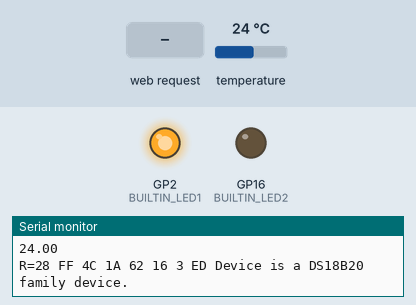
Simulated run of this sketch. Board: Raspberry Pi Pico W. Parts: output pins drawn as LEDs (lit = HIGH), the last lines printed to the serial monitor. The inputs (shaded band) are chosen by the test bench; at power-on: temperature 24 °C.

Above: at 1.7 s.
1.8 s: HTTP request GET /ON received
At 2.5 s:
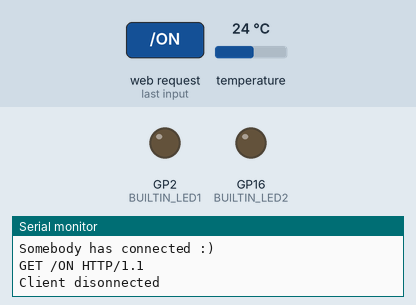
6.1 s: HTTP request GET /OFF received
At 6.9 s:
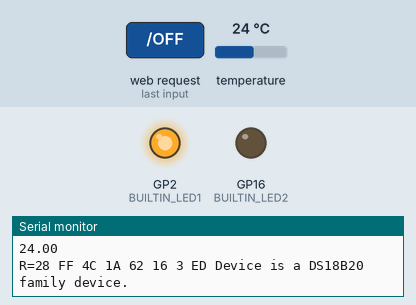
Timing chart, 0 to 9.1 s (numbered marks = the images above; inputs shaded):
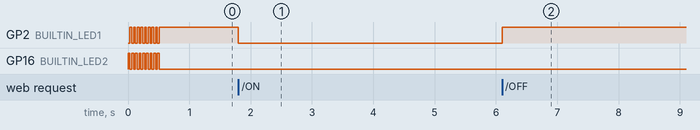

The sketch:

temp2.ino
```cpp
#include <ESP8266WiFi.h>
#include <OneWire.h>

const short int BUILTIN_LED1 = 2; //GPIO2
const short int BUILTIN_LED2 = 16;//GPIO16

WiFiServer server(80); //Initialize the server on Port 80

int cnt = 0;

void blink() {
pinMode(BUILTIN_LED1, OUTPUT); // Initialize the BUILTIN_LED1 pin as an output
pinMode(BUILTIN_LED2, OUTPUT); // Initialize the BUILTIN_LED2 pin as an output

for(int i=1; i<10; i++) {
  digitalWrite(BUILTIN_LED1, LOW); // Turn the LED ON by making the voltage LOW digitalWrite(BUILTIN_LED2, HIGH); // Turn the LED off by making the voltage HIGH
  digitalWrite(BUILTIN_LED2, HIGH); // Turn the LED ON by making the voltage LOW
  delay(30); // Wait for a second
  digitalWrite(BUILTIN_LED1, HIGH); // Turn the LED off by making the voltage HIGH
  digitalWrite(BUILTIN_LED2, LOW); // Turn the LED ON by making the voltage LOW
  delay(30); // Wait for two seconds
}
}

void setup1() {
blink();

WiFi.mode(WIFI_AP); //Our ESP8266-12E is an AccessPoint
WiFi.softAP("Hello_IoT", "12345678"); // Provide the (SSID, password); .
server.begin(); // Start the HTTP Server

Serial.begin(115200); //Start communication between the ESP8266-12E and the monitor window
IPAddress HTTPS_ServerIP= WiFi.softAPIP(); // Obtain the IP of the Server
Serial.print("Server IP is: "); // Print the IP to the monitor window
Serial.println(HTTPS_ServerIP);

}

void loop1() {

WiFiClient client = server.available();
if (!client) {
return;
}
//Looking under the hood
Serial.println("Somebody has connected :)");


//Read what the browser has sent into a String class and print the request to the monitor
String request = client.readStringUntil('\r');
//Looking under the hood
Serial.println(request);

// Handle the Request

if (request.indexOf("/OFF") != -1){
digitalWrite(BUILTIN_LED1, HIGH); }
else if (request.indexOf("/ON") != -1){
digitalWrite(BUILTIN_LED1, LOW);
}

String s = "HTTP/1.1 200 OK\r\n";
s += "Content-Type: text/html\r\n\r\n";
s += "<!DOCTYPE HTML><HTML>";
s += String(cnt);
cnt++;
s += "<p/>";
s += "<a href=/ON>ON</a>&nbsp&nbsp&nbsp&nbsp&nbsp&nbsp&nbsp&nbsp";
s += "<a href=/OFF>OFF</a>&nbsp&nbsp&nbsp&nbsp&nbsp&nbsp&nbsp&nbsp";
s += "</HTML>";

client.flush(); //clear previous info in the stream
client.print(s); // Send the response to the client
delay(1);
Serial.println("Client disonnected"); //Looking under the hood

}


// DS18S20 Temperature chip i/o
OneWire ds(3);

int HighByte, LowByte, TReading, SignBit, Tc_100, Whole, Fract;

void setup(void) {
  // initialize inputs/outputs
  // start serial port
  Serial.begin(9600);
  setup1();
}

void loop(void) {
  byte i;
  byte present = 0;
  byte data[12];
  byte addr[8];

  ds.reset_search();
  if ( !ds.search(addr)) {
      Serial.print("No more addresses.\n");
      ds.reset_search();
      return;
  }

  Serial.print("R=");
  for( i = 0; i < 8; i++) {
    Serial.print(addr[i], HEX);
    Serial.print(" ");
  }

  if ( OneWire::crc8( addr, 7) != addr[7]) {
      Serial.print("CRC is not valid!\n");
      return;
  }

  if ( addr[0] == 0x10) {
      Serial.print("Device is a DS18S20 family device.\n");
  }
  else if ( addr[0] == 0x28) {
      Serial.print("Device is a DS18B20 family device.\n");
  }
  else {
      Serial.print("Device family is not recognized: 0x");
      Serial.println(addr[0],HEX);
      return;
  }

  ds.reset();
  ds.select(addr);
  ds.write(0x44,1);         // start conversion, with parasite power on at the end

  delay(1000);     // maybe 750ms is enough, maybe not
  // we might do a ds.depower() here, but the reset will take care of it.

  present = ds.reset();
  ds.select(addr);
  ds.write(0xBE);         // Read Scratchpad

  Serial.print("P=");
  Serial.print(present,HEX);
  Serial.print(" ");
  for ( i = 0; i < 9; i++) {           // we need 9 bytes
    data[i] = ds.read();
    Serial.print(data[i], HEX);
    Serial.print(" ");
  }
  Serial.print(" CRC=");
  Serial.print( OneWire::crc8( data, 8), HEX);
  Serial.println();

  LowByte = data[0];
  HighByte = data[1];
  TReading = (HighByte << 8) + LowByte;
  SignBit = TReading & 0x8000;  // test most sig bit
  if (SignBit) // negative
  {
    TReading = (TReading ^ 0xffff) + 1; // 2's comp
  }
  Tc_100 = (6 * TReading) + TReading / 4;    // multiply by (100 * 0.0625) or 6.25

  Whole = Tc_100 / 100;  // separate off the whole and fractional portions
  Fract = Tc_100 % 100;


  if (SignBit) // If its negative
  {
     Serial.print("-");
  }
  Serial.print(Whole);
  Serial.print(".");
  if (Fract < 10)
  {
     Serial.print("0");
  }
  Serial.print(Fract);

  Serial.print("\n");

}
```

Measured:
- after the input at 1.8 s, GP2 (BUILTIN_LED1): HIGH → LOW at once
- after the input at 6.1 s, GP2 (BUILTIN_LED1): LOW → HIGH at once
